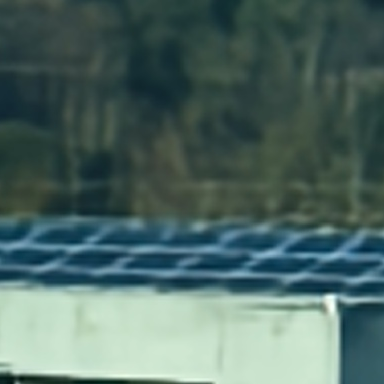
#> input picture viz_tiles/A_楼顶__00_LQ输入.png, 384 x 384 px; its folder holds 4 pictures in this run
$ python viz_compose.py
#> lines starting #> are read from the running program, lines starting #| are printed output that depends on the picture
"""把 viz_tiles.py 出的块拼成对比图：每行一个场景，列按 LQ → 学生 → 教师 → GT 排。"""
import os, glob, sys
from PIL import Image, ImageDraw

D = "/cache/zihaohe/viz_tiles"
OUT = "/cache/zihaohe/viz_compare.png"
files = sorted(glob.glob(os.path.join(D, "*.png")))
scenes, cols = [], []
for f in files:
    b = os.path.basename(f)[:-4]
    sc, col = b.split("__")
    if sc not in scenes: scenes.append(sc)
    if col not in cols: cols.append(col)
cols.sort()
scenes.sort()
print("场景:", scenes)
print("列:", cols)

S = Image.open(files[0]).size[0]
#> S = 384
pad, hdr, lab = 5, 24, 96
Wt = lab + len(cols) * S + (len(cols) + 1) * pad
#> Wt = 1657
Ht = hdr + len(scenes) * (S + pad) + pad
#> Ht = 418
canvas = Image.new("RGB", (Wt, Ht), (22, 22, 22))
#> canvas: PIL image 1657x418 RGB; every value is 22
d = ImageDraw.Draw(canvas)
for c, col in enumerate(cols):
    x0 = lab + pad + c * (S + pad)
    d.text((x0 + 4, 6), col.split("_", 1)[1] if "_" in col else col, fill=(245, 245, 245))
#> this loop made 4 passes
#> x0 on passes 1 to 4: 101, 490, 879, 1268
for r, sc in enumerate(scenes):
    y0 = hdr + r * (S + pad)
#> y0 = 24
    d.text((6, y0 + S // 2), sc, fill=(200, 200, 200))
    for c, col in enumerate(cols):
        p = os.path.join(D, f"{sc}__{col}.png")
        if not os.path.exists(p):
            continue
        canvas.paste(Image.open(p), (lab + pad + c * (S + pad), y0))
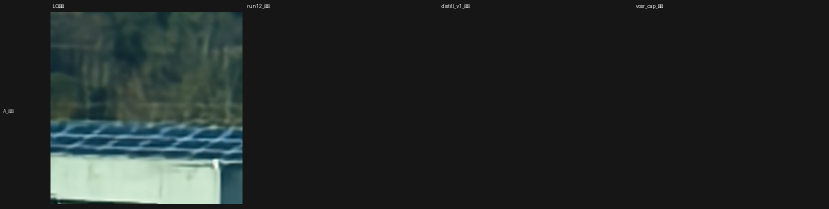
#> canvas: PIL image 1657x418 RGB (shown at 1/2 size); mean R, G, B 34.4, 39.9, 38.8
canvas.save(OUT, quality=95)
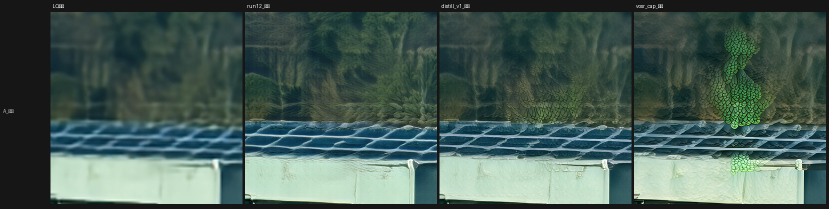
#> saved as viz_compare.png: PIL image 1657x418 RGB (shown at 1/2 size); mean R, G, B 72.2, 94, 86.8
print("已存", OUT, canvas.size)
#| 已存 /cache/zihaohe/viz_compare.png (1657, 418)

$ run again, on viz_tiles/A_楼顶__04_teacher2_加强版.png
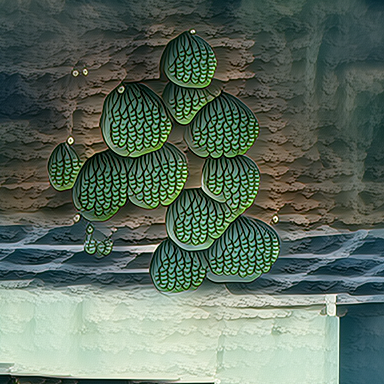
#> input picture viz_tiles/A_楼顶__04_teacher2_加强版.png, 384 x 384 px
#> S = 384
#> Wt = 490
#> Ht = 418
#> the loop `for c, col in enumerate(cols):` made 1 pass
#> x0 on pass 1: 101
#> y0 = 24
#> `canvas.paste(Image.open(p), (lab + pad + c * (S + pad), y0))`:
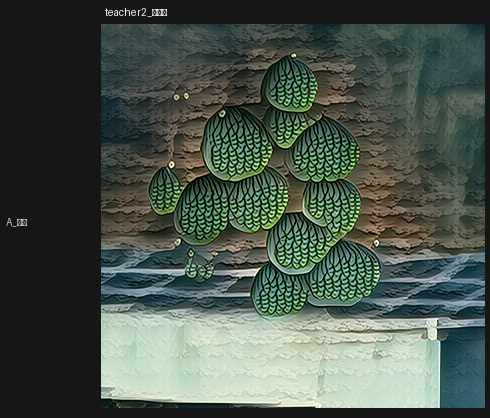
#> canvas: PIL image 490x418 RGB; mean R, G, B 73.7, 85.2, 75.8
#| 已存 /cache/zihaohe/viz_compare.png (490, 418)

$ run again, on viz_tiles/A_楼顶__99_GT真值.png
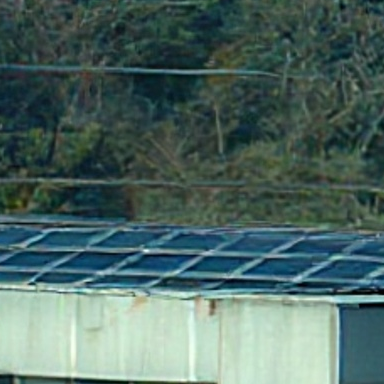
#> input picture viz_tiles/A_楼顶__99_GT真值.png, 384 x 384 px
#> S = 384
#> Wt = 490
#> Ht = 418
#> the loop `for c, col in enumerate(cols):` made 1 pass
#> x0 on pass 1: 101
#> y0 = 24
#> `canvas.paste(Image.open(p), (lab + pad + c * (S + pad), y0))`:
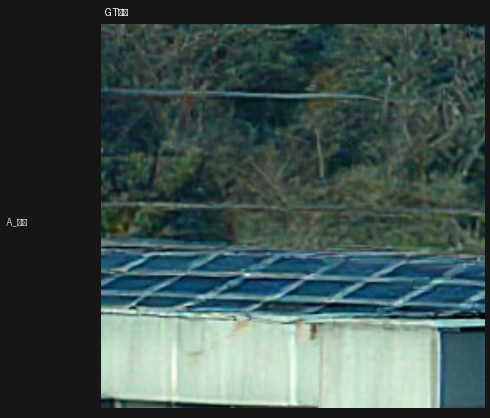
#> canvas: PIL image 490x418 RGB; mean R, G, B 63.3, 81.7, 78.2
#| 已存 /cache/zihaohe/viz_compare.png (490, 418)

$ run again, on viz_tiles/A_楼顶__01_run12_基线.png
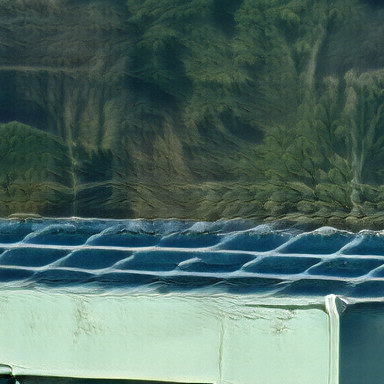
#> input picture viz_tiles/A_楼顶__01_run12_基线.png, 384 x 384 px
#> S = 384
#> Wt = 490
#> Ht = 418
#> the loop `for c, col in enumerate(cols):` made 1 pass
#> x0 on pass 1: 101
#> y0 = 24
#> `canvas.paste(Image.open(p), (lab + pad + c * (S + pad), y0))`:
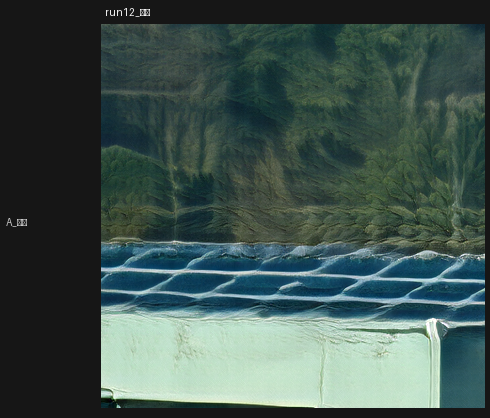
#> canvas: PIL image 490x418 RGB; mean R, G, B 63.6, 83.2, 78.3
#| 已存 /cache/zihaohe/viz_compare.png (490, 418)
